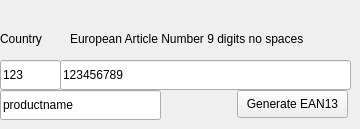
            <widget class="QWidget" name="tab_10">
             <attribute name="title">
              <string>BarCode</string>
             </attribute>
             <widget class="QLineEdit" name="eanproductname">
              <property name="geometry">
               <rect>
                <x>0</x>
                <y>90</y>
                <width>161</width>
                <height>30</height>
               </rect>
              </property>
              <property name="text">
               <string>productname</string>
              </property>
             </widget>
             <widget class="QLabel" name="label_4">
              <property name="geometry">
               <rect>
                <x>0</x>
                <y>30</y>
                <width>58</width>
                <height>18</height>
               </rect>
              </property>
              <property name="text">
               <string>Country</string>
              </property>
             </widget>
             <widget class="QLineEdit" name="ean13country">
              <property name="geometry">
               <rect>
                <x>0</x>
                <y>60</y>
                <width>61</width>
                <height>30</height>
               </rect>
              </property>
              <property name="text">
               <string>123</string>
              </property>
             </widget>
             <widget class="QLabel" name="label_8">
              <property name="geometry">
               <rect>
                <x>70</x>
                <y>30</y>
                <width>271</width>
                <height>18</height>
               </rect>
              </property>
              <property name="text">
               <string>European Article Number 9 digits no spaces</string>
              </property>
             </widget>
             <widget class="QLineEdit" name="ean13ean">
              <property name="geometry">
               <rect>
                <x>60</x>
                <y>60</y>
                <width>291</width>
                <height>30</height>
               </rect>
              </property>
              <property name="text">
               <string>123456789</string>
              </property>
             </widget>
             <widget class="QPushButton" name="ean13">
              <property name="geometry">
               <rect>
                <x>237</x>
                <y>90</y>
                <width>111</width>
                <height>28</height>
               </rect>
              </property>
              <property name="text">
               <string>Generate EAN13</string>
              </property>
             </widget>
            </widget>
